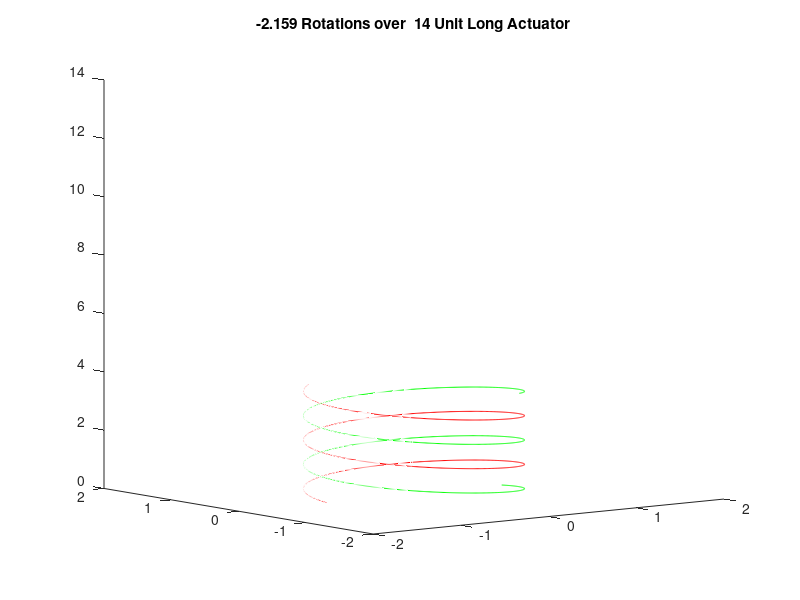
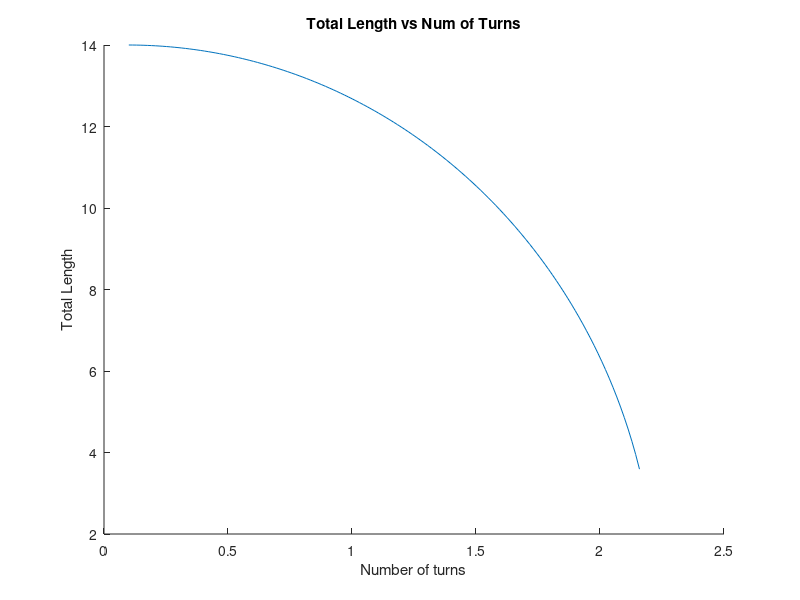
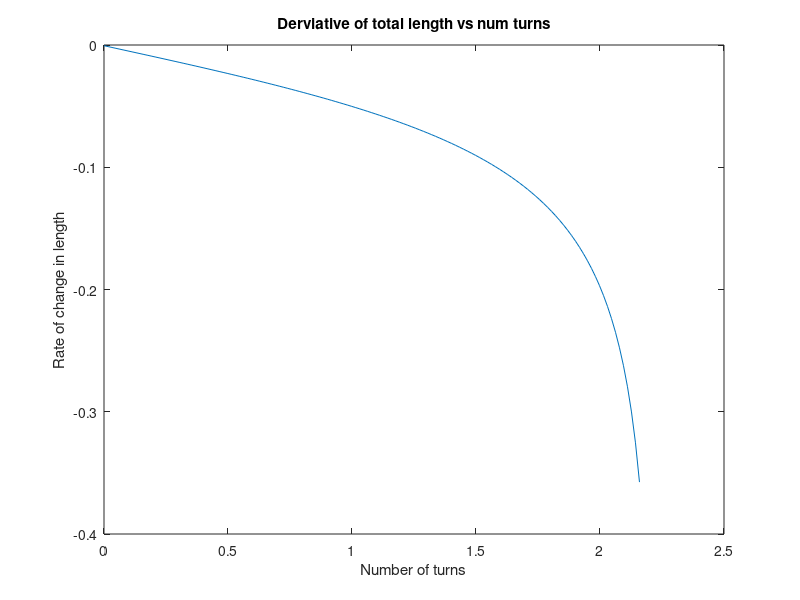

Source code (MATLAB) for these figures, in order:
% helical_visualization_reversed.m
% Helical Actuator Visualization, Reverse Twisting (Negative Angles)
% Copyright 2015 Kyle Zampaglione, Andrew P. Sabelhaus
% 5.1.15
% Calculates change in z height for twisting of a helix


close all; clear all; clc;

%Initial Parameters =========================
%K = amount of twist in radians; must be larger than 0
%L = arc length or total length or rung
%D = width of rung
%r = radius of helix
%rungs = number of rungs in ladder
K = 4*pi+1;
L = 14;
D = 2;
r = D/2;
rungs = 9;

%===========================================

%Initialize Movie Parameters
num_frames = length(pi/100:0.1:K);
N(num_frames) = struct('cdata',[],'colormap',[]);
countframe = 1;
total_height_array = [];



%Plot all helixes over range 0 to K
for j = pi/100:0.1:K
    
    c = sqrt((L/j)^2 - r^2);
    total_height = c*j;
    total_height_array(countframe)= total_height;
    
    
    %Set up arrays for helixes
    x_tot = length(0:0.1:j);
    y_tot = length(x_tot);
    z_tot = length(x_tot);
    x_tot2 = length(0:0.1:j);
    y_tot2 = length(x_tot2);
    z_tot2 = length(x_tot2);
    
    %Counter to move through array
    count = 1;
    
    %Plot Single Helix at given K value
    for i = 0:0.01:j
        %Plot first helix and store values
        x = r*cos(-i) ;
        y = r*sin(-i) ;
        z = c * i;
        x_tot(count) = x;
        y_tot(count) = y;
        z_tot(count) = z;
        
        %Plot second helix and store values
        x2 = r*cos(-(i+pi)) ;
        y2 = r*sin(-(i+pi)) ;
        z2 = c * i;
        x_tot2(count) = x2;
        y_tot2(count) = y2;
        z_tot2(count) = z2;
        count = count +1;
    end
    
    
    
    %Plot Helices===
    hold on
    plot3(x_tot,y_tot,z_tot, 'g');
    plot3(x_tot2,y_tot2,z_tot2,'r');
    %Plot Rungs ===
    
    
    %Set up window ===
    az = -37.5;
    el = 8;
    view(az,el);
    axis([-D D -D D 0 L]);
    text(6,6,-2, sprintf('Total Height=%f',total_height))
    num_rotations = -K/(2*pi);
    title_text = sprintf('%3.3f Rotations over %3.0f Unit Long Actuator', num_rotations, L);
    title(title_text);
    
    pause(0.05);
    
    
    N(countframe) = getframe(gcf);
    countframe = countframe + 1;
    %close(gcf);
    
    
    %Clear every image except the last one=====
    if j<(K-0.1)
        clf;
    end
    
end




%Plot number of turns vs total length
figure
hold on
num_turns = linspace(0.1,K/(2*pi), length(total_height_array));
plot(num_turns, total_height_array)
title('Total Length vs Num of Turns')
xlabel('Number of turns')
ylabel('Total Length')

hold off

%Derivative; rate of change of turns vs length
figure
tot_height_deriv = diff(total_height_array);
num_turns_deriv = linspace(0,K/(2*pi), length(tot_height_deriv));
plot(num_turns_deriv, tot_height_deriv)
title('Derviative of total length vs num turns')
xlabel('Number of turns')
ylabel('Rate of change in length')

